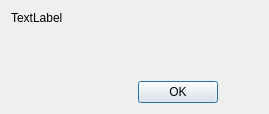
<?xml version="1.0" encoding="UTF-8"?>
<ui version="4.0">
 <class>QWoAboutDialog</class>
 <widget class="QDialog" name="QWoAboutDialog">
  <property name="geometry">
   <rect>
    <x>0</x>
    <y>0</y>
    <width>269</width>
    <height>114</height>
   </rect>
  </property>
  <property name="maximumSize">
   <size>
    <width>400</width>
    <height>169</height>
   </size>
  </property>
  <property name="windowTitle">
   <string>About</string>
  </property>
  <layout class="QVBoxLayout" name="verticalLayout_2">
   <item>
    <widget class="QLabel" name="desc">
     <property name="text">
      <string>TextLabel</string>
     </property>
     <property name="textFormat">
      <enum>Qt::RichText</enum>
     </property>
    </widget>
   </item>
   <item>
    <spacer name="verticalSpacer">
     <property name="orientation">
      <enum>Qt::Vertical</enum>
     </property>
     <property name="sizeHint" stdset="0">
      <size>
       <width>20</width>
       <height>40</height>
      </size>
     </property>
    </spacer>
   </item>
   <item>
    <layout class="QHBoxLayout" name="horizontalLayout">
     <item>
      <spacer name="horizontalSpacer">
       <property name="orientation">
        <enum>Qt::Horizontal</enum>
       </property>
       <property name="sizeHint" stdset="0">
        <size>
         <width>40</width>
         <height>20</height>
        </size>
       </property>
      </spacer>
     </item>
     <item>
      <widget class="QDialogButtonBox" name="buttonBox">
       <property name="orientation">
        <enum>Qt::Horizontal</enum>
       </property>
       <property name="standardButtons">
        <set>QDialogButtonBox::Ok</set>
       </property>
      </widget>
     </item>
     <item>
      <spacer name="horizontalSpacer_2">
       <property name="orientation">
        <enum>Qt::Horizontal</enum>
       </property>
       <property name="sizeType">
        <enum>QSizePolicy::Fixed</enum>
       </property>
       <property name="sizeHint" stdset="0">
        <size>
         <width>40</width>
         <height>20</height>
        </size>
       </property>
      </spacer>
     </item>
    </layout>
   </item>
  </layout>
 </widget>
 <resources/>
 <connections>
  <connection>
   <sender>buttonBox</sender>
   <signal>accepted()</signal>
   <receiver>QWoAboutDialog</receiver>
   <slot>accept()</slot>
   <hints>
    <hint type="sourcelabel">
     <x>248</x>
     <y>254</y>
    </hint>
    <hint type="destinationlabel">
     <x>157</x>
     <y>274</y>
    </hint>
   </hints>
  </connection>
  <connection>
   <sender>buttonBox</sender>
   <signal>rejected()</signal>
   <receiver>QWoAboutDialog</receiver>
   <slot>reject()</slot>
   <hints>
    <hint type="sourcelabel">
     <x>316</x>
     <y>260</y>
    </hint>
    <hint type="destinationlabel">
     <x>286</x>
     <y>274</y>
    </hint>
   </hints>
  </connection>
 </connections>
</ui>
